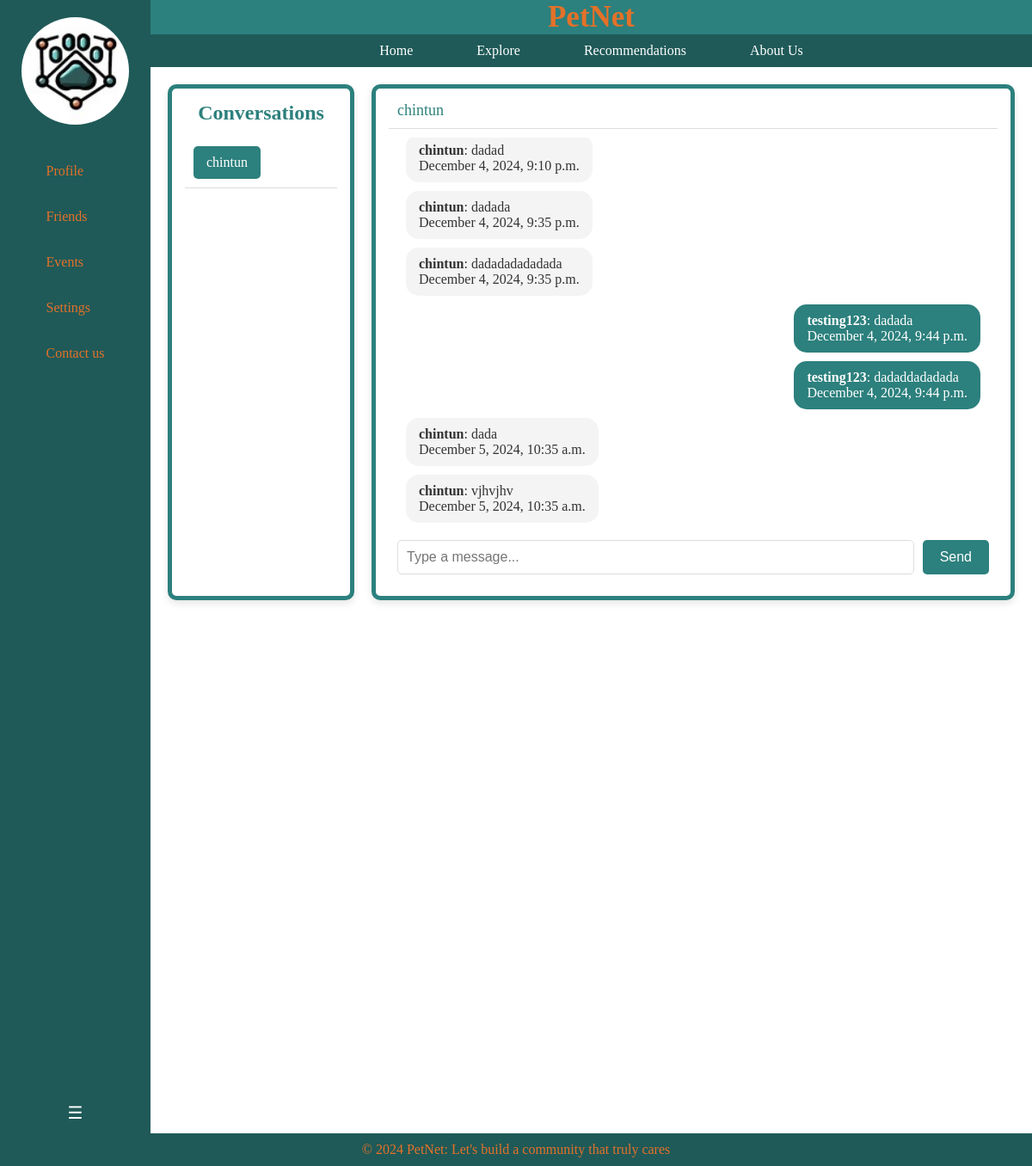
Page /messages/1/ (signed in) on the committed database.
### blog/models.py (models this page shows, shortened)
class Message(models.Model):
    sender = models.ForeignKey(User, related_name='sent_messages', on_delete=models.CASCADE)
    receiver = models.ForeignKey(User, related_name='received_messages', on_delete=models.CASCADE)
    content = models.TextField()
    timestamp = models.DateTimeField(auto_now_add=True)

### blog/views.py (the view)
# urls.py: path('messages/<int:friend_id>/', views.messages_view, name='messages_view'),
@login_required
def messages_view(request, friend_id):
    friend = get_object_or_404(User, id=friend_id)
    try:
        friend_list = FriendList.objects.get(user=request.user).friends.all()
    except FriendList.DoesNotExist:
        friend_list = []
    messages = Message.objects.filter( # Filters messages between the logged-in user and the specified friend
        (models.Q(sender=request.user, receiver=friend) | models.Q(sender=friend, receiver=request.user))
    ).order_by('timestamp')
    if request.method == 'POST':
        content = request.POST.get('content')
        if content:
            Message.objects.create(sender=request.user, receiver=friend, content=content)
            return redirect('messages_view', friend_id=friend.id)
    return render(request, 'blog/messages.html', {'friend': friend, 'messages': messages, 'friends' : friend_list})

### blog/templates/blog/messages.html (shortened to what this page needs)
<!DOCTYPE html>
<html lang="en">
<head>
    {% load static %}
    <link rel="stylesheet" type="text/css" href="{% static 'css/messages.css' %}">
</head>
<body>
    <header>
        PetNet
    </header>
    <nav>
        <div>
        <button class="no-frame"><a href="{% url 'home' %}">Home</a></button>
        <button class="no-frame"><a href="{% url 'search_friends' %}">Explore</a></button>
        <button class="no-frame"><a href="{% url 'recommendation' %}">Recommendations</a></button>
        <button class="no-frame"><a href="{% url 'about' %}">About Us</a></button>
        </div>
    </nav>
    <div class="sidebar">
        <a href="{% url 'home' %}">
             <img src="{% static 'images/BannerLogo_2.jpg' %}" alt="PetNet Logo" class="sidebar-logo">
        </a>
        <ul>
            <li><button class="no-frame"><a href="{% url 'profile' %}">Profile</a></button></li>
            <li><button class="no-frame"><a href="{% url 'friends' %}">Friends</a></button></li>
            <li><button class="no-frame"><a href="{% url 'events' %}">Events</a></button></li>
            <li><button class="no-frame"><a href="{% url 'settings' %}">Settings</a></button></li>
            <li><button class="no-frame"><a href="{% url 'contact' %}">Contact us</a></button></li>
        </ul>
        <button id="toggle-sidebar" onclick="toggleSidebar()">☰</button>
    </div>
    <div class="content">
        <div class="messages-container">
            <div class="conversations-list">
                <h2>Conversations</h2>
                <ul>
                    {% for friend in friends %}
                        <li class="conversation">
                            <a href="{% url 'messages_view' friend.id %}" class="conversation-button">{{ friend.username }}</a>
                        </li>
                    {% empty %}
                        <p class="conversation-name">No friends yet.</p>
                    {% endfor %}
                </ul>
            </div>
            <div class="chat-window">
                <div class="chat-header">
                    <p class="chat-username">{{ friend.username }}</p>
                </div>
                <div class="chat-messages">
                    {% for message in messages %}
                        <div class="{% if message.sender == request.user %}message sent{% else %}message received{% endif %}">
                            <p><strong>{{ message.sender.username }}</strong>: {{ message.content }}</p>
                            <p>{{ message.timestamp|date:"F j, Y, g:i a" }}</p>
                        </div>
                    {% empty %}
                        <p>No messages yet.</p>
                    {% endfor %}
                        <form class="message-form" method="POST">
                            <input type="text" placeholder="Type a message..." class="message-input" name="content" required>
                            <button type="submit" class="send-btn">Send</button>
                        </form>
                </div>
            </div>
        </div>
    </div>
    <footer>
        <p>&copy; 2024 PetNet: Let's build a community that truly cares</p>
    </footer>
</body>
</html>

### blog/static/css/messages.css (style rules this page uses)
* { margin: 0; padding: 0; box-sizing: border-box; }
body { font-family: 'Comic Sans MS', cursive; background-color: #ffffff; color: #ffffff; }
header { background-color: #2C807D; padding: 0; height: auto; text-align: center; font-size: 35px; color: #E47129; font-family: 'Comic Sans MS', cursive; font-weight: bold; width: calc(100% - 175px); margin-left: 175px; margin-bottom: 0; display: flex; align-items: center; justify-content: center; transition: margin 0.3s ease, width 0.3s ease; }
nav { background-color: #1f5a58; padding: 0; height: auto; display: flex; justify-content: center; align-items: center; margin-left: 175px; width: calc(100% - 175px); transition: margin 0.3s ease, width 0.3s ease; box-sizing: border-box; }
nav a { color: #ffffff; margin: 0 15px; font-family: 'Comic Sans MS', cursive; text-decoration: none; }
.sidebar { background-color: #1f5a58; width: 175px; height: 100vh; position: fixed; top: 0; left: 0; padding: 20px; display: flex; flex-direction: column; align-items: center; transition: width 0.3s ease; z-index: 1000; }
.sidebar-logo { width: 125px; height: auto; margin-bottom: 20px; display: block; border-radius: 50%; object-fit: cover; }
#toggle-sidebar { background: none; border: none; color: #ffffff; font-size: 20px; cursor: pointer; margin-bottom: 30px; margin-top: auto; }
.sidebar ul { list-style-type: none; flex-grow: 1; }
.sidebar ul li { margin: 15px 0; }
.sidebar ul li a { color: #E47129; text-decoration: none; font-family: 'Comic Sans MS', cursive; }
.content { margin-left: 175px; padding: 20px; display: flex; justify-content: center; align-items: flex-start; gap: 20px; width: calc(100% - 175px); }
.messages-container { display: flex; gap: 20px; width: 100%; height: calc(100vh - 200px); max-height: 600px; }
.conversations-list { flex: 0.2; background-color: #ffffff; border: 5px solid #2C807D; border-radius: 10px; padding: 15px; box-shadow: 0 4px 8px rgba(0, 0, 0, 0.1); overflow-y: auto; height: 100%; max-height: 600px; }
.conversations-list h2 { color: #2C807D; font-family: 'Comic Sans MS', cursive; margin-bottom: 15px; text-align: center; }
.conversation { display: flex; align-items: center; padding: 10px; margin-bottom: 10px; border-bottom: 1px solid #ddd; cursor: pointer; transition: background-color 0.3s; }
.chat-window { flex: 0.8; display: flex; flex-direction: column; background-color: #ffffff; border: 5px solid #2C807D; border-radius: 10px; padding: 15px; box-shadow: 0 4px 8px rgba(0, 0, 0, 0.1); overflow-y: auto; height: 100%; max-height: 600px; }
.chat-header { display: flex; align-items: center; border-bottom: 1px solid #ddd; padding-bottom: 10px; margin-bottom: 10px; }
.chat-username { font-size: 18px; color: #2C807D; margin-left: 10px; }
.conversation-button { display: inline-block; padding: 10px 15px; background-color: #2C807D; color: #ffffff; border: none; border-radius: 5px; text-align: center; text-decoration: none; font-family: 'Comic Sans MS', cursive; font-size: 16px; cursor: pointer; transition: background-color 0.3s ease; }
.chat-messages { flex-grow: 1; overflow-y: auto; padding: 10px; display: flex; flex-direction: column; gap: 10px; }
.message { padding: 10px 15px; border-radius: 15px; max-width: 60%; word-wrap: break-word; }
.message.received { background-color: #f4f4f4; color: #333; align-self: flex-start; margin-left: 10px; }
.message.sent { background-color: #2C807D; color: #ffffff; align-self: flex-end; margin-right: 10px; }
.message-form { display: flex; gap: 10px; padding-top: 10px; }
.message-input { flex-grow: 1; padding: 10px; font-size: 16px; border: 1px solid #ddd; border-radius: 5px; }
.send-btn { padding: 10px 20px; background-color: #2C807D; color: white; border: none; border-radius: 5px; font-size: 16px; cursor: pointer; }
footer { background-color: #1f5a58; color: #E47129 ; text-align: center; padding: 10px; position: fixed; bottom: 0; width: 100%; }
.no-frame { background-color: transparent; border: none; padding: 10px 20px; font-size: 16px; cursor: pointer; }
.no-frame a { text-decoration: none; color: #ffffff; }

### rows in the picture
Message: sender.username "chintun", content "dadad", timestamp "December 4, 2024, 9:10 p.m."
Message: sender.username "chintun", content "dadada", timestamp "December 4, 2024, 9:35 p.m."
Message: sender.username "chintun", content "dadadadadadada", timestamp "December 4, 2024, 9:35 p.m."
Message: sender.username "testing123", content "dadada", timestamp "December 4, 2024, 9:44 p.m."
Message: sender.username "testing123", content "dadaddadadada", timestamp "December 4, 2024, 9:44 p.m."
Message: sender.username "chintun", content "dada", timestamp "December 5, 2024, 10:35 a.m."
Message: sender.username "chintun", content "vjhvjhv", timestamp "December 5, 2024, 10:35 a.m."

### other values in the picture
{{ friend.username }} "chintun"
